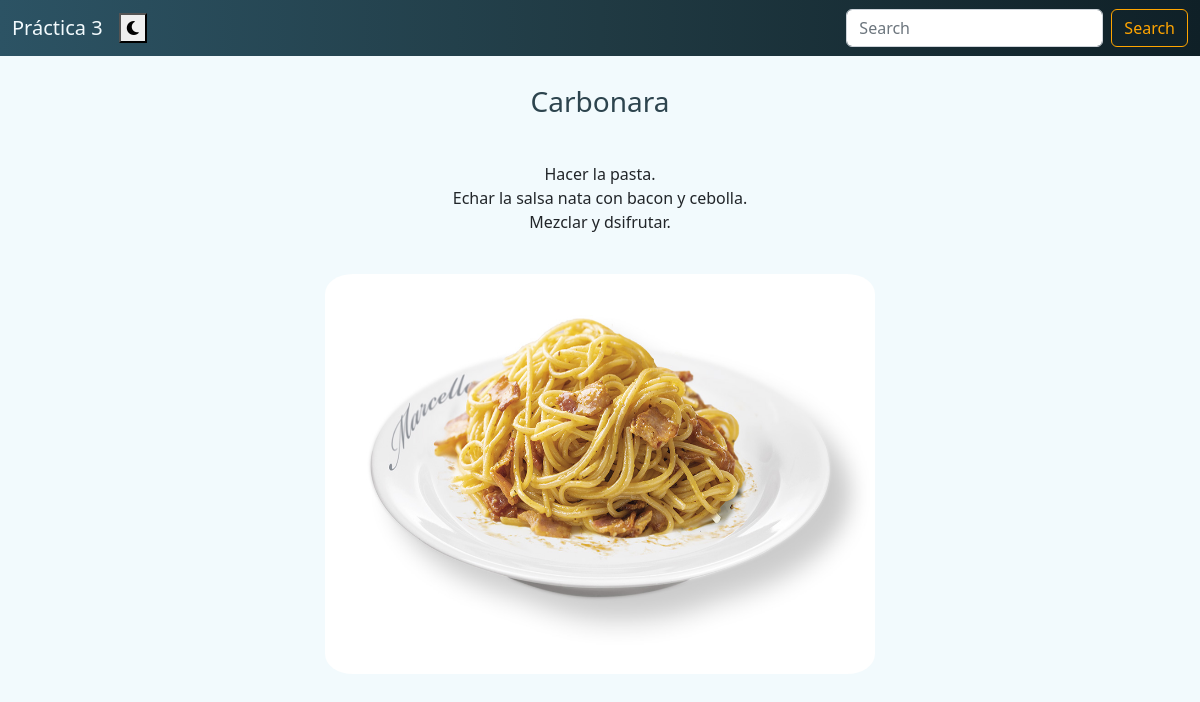
/receta/10/, run on the app's committed database.
### recetas/models.py (models this page shows, shortened)
class Receta(models.Model):
	nombre       = models.CharField(max_length=200)
	preparación  = models.TextField(max_length=5000)
	foto         = models.FileField(upload_to='media/fotos')

### recetas/views.py (the view)
# urls.py: path('receta/<int:id>/', views.detalles, name='detalles'),
def detalles(request, id):
    receta = Receta.objects.get(pk = id)
    return render(request, "detalles.html", {'receta': receta})

### recetas/templates/detalles.html
{% extends 'base.html' %}
{% block contenido %}
    {% load static %}
    <link rel="stylesheet" href="{% static 'css/detalles.css' %}">
    <div class="div-detalles-comida">
        <br><p class="p-detalles-titulo">{{receta.nombre}}</p>
        <br><p class="p-detalles-receta">{{receta.preparación|linebreaksbr}}</p>
        <br><img src="/{{receta.foto}}" class="detalles-imagen"><br>
    </div>
{% endblock %}

### recetas/static/css/base.css (style rules this page uses)
body { background-color: rgb(242, 250, 253); transition: .3s ease all; }

### recetas/static/css/detalles.css (style rules this page uses)
.div-detalles-comida { text-align: center; }
.p-detalles-titulo { text-align: center; color: #2d444e; font-weight: 450; font-size: 28px; }
.detalles-imagen { width: 550px; height: 400px; border-radius: 5%; }

### data on the page
Receta: nombre "Carbonara", preparación "Hacer la pasta. Echar la salsa nata con bacon y cebolla. Mezclar y dsifrutar.", foto (picture)
